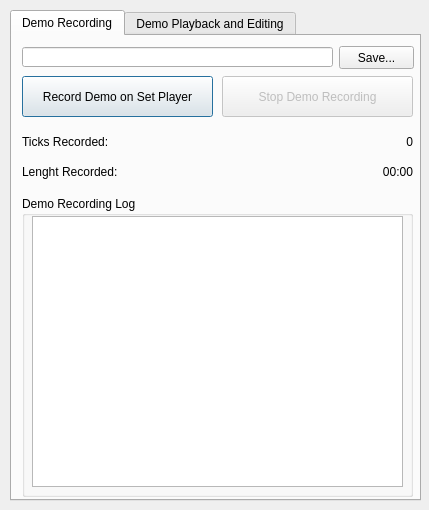
<?xml version="1.0" encoding="UTF-8"?>
<ui version="4.0">
 <class>Demo</class>
 <widget class="QWidget" name="Demo">
  <property name="geometry">
   <rect>
    <x>0</x>
    <y>0</y>
    <width>429</width>
    <height>510</height>
   </rect>
  </property>
  <property name="windowTitle">
   <string>[LoEWCT] Demo Manager</string>
  </property>
  <widget class="QTabWidget" name="tabWidget">
   <property name="geometry">
    <rect>
     <x>10</x>
     <y>10</y>
     <width>411</width>
     <height>491</height>
    </rect>
   </property>
   <property name="currentIndex">
    <number>0</number>
   </property>
   <widget class="QWidget" name="tabRec">
    <attribute name="title">
     <string>Demo Recording</string>
    </attribute>
    <widget class="QLineEdit" name="txtDemoSavePath">
     <property name="geometry">
      <rect>
       <x>10</x>
       <y>11</y>
       <width>311</width>
       <height>20</height>
      </rect>
     </property>
    </widget>
    <widget class="QPushButton" name="btnSaveRec">
     <property name="geometry">
      <rect>
       <x>327</x>
       <y>10</y>
       <width>75</width>
       <height>23</height>
      </rect>
     </property>
     <property name="text">
      <string>Save...</string>
     </property>
    </widget>
    <widget class="QPushButton" name="btnRecord">
     <property name="geometry">
      <rect>
       <x>10</x>
       <y>40</y>
       <width>191</width>
       <height>41</height>
      </rect>
     </property>
     <property name="text">
      <string>Record Demo on Set Player</string>
     </property>
     <property name="default">
      <bool>true</bool>
     </property>
    </widget>
    <widget class="QPushButton" name="btnPauseRec">
     <property name="enabled">
      <bool>false</bool>
     </property>
     <property name="geometry">
      <rect>
       <x>210</x>
       <y>40</y>
       <width>91</width>
       <height>41</height>
      </rect>
     </property>
     <property name="text">
      <string>Pause</string>
     </property>
     <property name="flat">
      <bool>true</bool>
     </property>
    </widget>
    <widget class="QPushButton" name="btnStopRec">
     <property name="enabled">
      <bool>false</bool>
     </property>
     <property name="geometry">
      <rect>
       <x>210</x>
       <y>40</y>
       <width>191</width>
       <height>41</height>
      </rect>
     </property>
     <property name="text">
      <string>Stop Demo Recording</string>
     </property>
    </widget>
    <widget class="QGroupBox" name="groupBox">
     <property name="geometry">
      <rect>
       <x>10</x>
       <y>160</y>
       <width>391</width>
       <height>301</height>
      </rect>
     </property>
     <property name="title">
      <string>Demo Recording Log</string>
     </property>
     <widget class="QPlainTextEdit" name="logDemRec">
      <property name="geometry">
       <rect>
        <x>10</x>
        <y>20</y>
        <width>371</width>
        <height>271</height>
       </rect>
      </property>
     </widget>
    </widget>
    <widget class="QWidget" name="layoutWidget">
     <property name="geometry">
      <rect>
       <x>10</x>
       <y>120</y>
       <width>391</width>
       <height>31</height>
      </rect>
     </property>
     <layout class="QHBoxLayout" name="horizontalLayout_2">
      <item>
       <widget class="QLabel" name="label_3">
        <property name="text">
         <string>Lenght Recorded:</string>
        </property>
       </widget>
      </item>
      <item>
       <widget class="QLabel" name="lblTimeRecorded">
        <property name="text">
         <string>00:00</string>
        </property>
        <property name="alignment">
         <set>Qt::AlignRight|Qt::AlignTrailing|Qt::AlignVCenter</set>
        </property>
       </widget>
      </item>
     </layout>
    </widget>
    <widget class="QWidget" name="">
     <property name="geometry">
      <rect>
       <x>10</x>
       <y>90</y>
       <width>391</width>
       <height>31</height>
      </rect>
     </property>
     <layout class="QHBoxLayout" name="horizontalLayout">
      <item>
       <widget class="QLabel" name="label">
        <property name="text">
         <string>Ticks Recorded:</string>
        </property>
       </widget>
      </item>
      <item>
       <widget class="QLabel" name="lblTicksRecorded">
        <property name="text">
         <string>0</string>
        </property>
        <property name="alignment">
         <set>Qt::AlignRight|Qt::AlignTrailing|Qt::AlignVCenter</set>
        </property>
       </widget>
      </item>
     </layout>
    </widget>
   </widget>
   <widget class="QWidget" name="tabPlay">
    <attribute name="title">
     <string>Demo Playback and Editing</string>
    </attribute>
    <widget class="QPushButton" name="btnLoadRec">
     <property name="geometry">
      <rect>
       <x>320</x>
       <y>10</y>
       <width>81</width>
       <height>23</height>
      </rect>
     </property>
     <property name="text">
      <string>Load...</string>
     </property>
    </widget>
    <widget class="QLineEdit" name="lineEdit_2">
     <property name="geometry">
      <rect>
       <x>10</x>
       <y>10</y>
       <width>301</width>
       <height>20</height>
      </rect>
     </property>
    </widget>
    <widget class="QSlider" name="horizontalSlider">
     <property name="geometry">
      <rect>
       <x>10</x>
       <y>50</y>
       <width>391</width>
       <height>22</height>
      </rect>
     </property>
     <property name="orientation">
      <enum>Qt::Horizontal</enum>
     </property>
    </widget>
    <widget class="Line" name="line">
     <property name="geometry">
      <rect>
       <x>0</x>
       <y>30</y>
       <width>411</width>
       <height>20</height>
      </rect>
     </property>
     <property name="orientation">
      <enum>Qt::Horizontal</enum>
     </property>
    </widget>
    <widget class="QLabel" name="label_2">
     <property name="geometry">
      <rect>
       <x>110</x>
       <y>80</y>
       <width>121</width>
       <height>21</height>
      </rect>
     </property>
     <property name="text">
      <string>0 / 0</string>
     </property>
    </widget>
    <widget class="QPushButton" name="pushButton">
     <property name="geometry">
      <rect>
       <x>10</x>
       <y>140</y>
       <width>41</width>
       <height>41</height>
      </rect>
     </property>
     <property name="text">
      <string>|&lt;</string>
     </property>
    </widget>
    <widget class="QLabel" name="label_4">
     <property name="geometry">
      <rect>
       <x>10</x>
       <y>80</y>
       <width>71</width>
       <height>21</height>
      </rect>
     </property>
     <property name="text">
      <string>Tick Lenght</string>
     </property>
    </widget>
    <widget class="QLabel" name="label_5">
     <property name="geometry">
      <rect>
       <x>10</x>
       <y>110</y>
       <width>71</width>
       <height>21</height>
      </rect>
     </property>
     <property name="text">
      <string>Time Lenght</string>
     </property>
    </widget>
    <widget class="QLabel" name="label_6">
     <property name="geometry">
      <rect>
       <x>110</x>
       <y>110</y>
       <width>121</width>
       <height>21</height>
      </rect>
     </property>
     <property name="text">
      <string>00:00 / 00:00</string>
     </property>
    </widget>
    <widget class="QPushButton" name="pushButton_2">
     <property name="geometry">
      <rect>
       <x>360</x>
       <y>140</y>
       <width>41</width>
       <height>41</height>
      </rect>
     </property>
     <property name="text">
      <string>&gt;|</string>
     </property>
    </widget>
    <widget class="QPushButton" name="pushButton_3">
     <property name="geometry">
      <rect>
       <x>60</x>
       <y>140</y>
       <width>41</width>
       <height>41</height>
      </rect>
     </property>
     <property name="text">
      <string>&lt;&lt;</string>
     </property>
    </widget>
    <widget class="QPushButton" name="pushButton_4">
     <property name="geometry">
      <rect>
       <x>310</x>
       <y>140</y>
       <width>41</width>
       <height>41</height>
      </rect>
     </property>
     <property name="text">
      <string>&gt;&gt;</string>
     </property>
    </widget>
    <widget class="QPushButton" name="pushButton_5">
     <property name="geometry">
      <rect>
       <x>110</x>
       <y>140</y>
       <width>41</width>
       <height>41</height>
      </rect>
     </property>
     <property name="text">
      <string>&lt;</string>
     </property>
    </widget>
    <widget class="QPushButton" name="pushButton_6">
     <property name="geometry">
      <rect>
       <x>260</x>
       <y>140</y>
       <width>41</width>
       <height>41</height>
      </rect>
     </property>
     <property name="text">
      <string>&gt;</string>
     </property>
    </widget>
    <widget class="QPushButton" name="pushButton_7">
     <property name="geometry">
      <rect>
       <x>160</x>
       <y>140</y>
       <width>41</width>
       <height>41</height>
      </rect>
     </property>
     <property name="text">
      <string>Play</string>
     </property>
    </widget>
    <widget class="QPushButton" name="pushButton_8">
     <property name="geometry">
      <rect>
       <x>210</x>
       <y>140</y>
       <width>41</width>
       <height>41</height>
      </rect>
     </property>
     <property name="text">
      <string>Stop</string>
     </property>
    </widget>
    <widget class="Line" name="line_2">
     <property name="geometry">
      <rect>
       <x>0</x>
       <y>180</y>
       <width>411</width>
       <height>20</height>
      </rect>
     </property>
     <property name="orientation">
      <enum>Qt::Horizontal</enum>
     </property>
    </widget>
    <widget class="QGroupBox" name="groupBox_2">
     <property name="geometry">
      <rect>
       <x>10</x>
       <y>190</y>
       <width>391</width>
       <height>271</height>
      </rect>
     </property>
     <property name="title">
      <string>Demo Editing</string>
     </property>
     <property name="alignment">
      <set>Qt::AlignCenter</set>
     </property>
     <widget class="QLabel" name="label_7">
      <property name="geometry">
       <rect>
        <x>10</x>
        <y>20</y>
        <width>61</width>
        <height>21</height>
       </rect>
      </property>
      <property name="text">
       <string>PonyData:</string>
      </property>
     </widget>
     <widget class="QLineEdit" name="lineEdit_3">
      <property name="geometry">
       <rect>
        <x>70</x>
        <y>20</y>
        <width>251</width>
        <height>20</height>
       </rect>
      </property>
      <property name="placeholderText">
       <string/>
      </property>
     </widget>
     <widget class="QPushButton" name="pushButton_9">
      <property name="geometry">
       <rect>
        <x>328</x>
        <y>19</y>
        <width>51</width>
        <height>23</height>
       </rect>
      </property>
      <property name="text">
       <string>Set</string>
      </property>
     </widget>
     <widget class="QLabel" name="label_8">
      <property name="geometry">
       <rect>
        <x>10</x>
        <y>51</y>
        <width>61</width>
        <height>21</height>
       </rect>
      </property>
      <property name="text">
       <string>Animation:</string>
      </property>
     </widget>
     <widget class="QPushButton" name="pushButton_10">
      <property name="geometry">
       <rect>
        <x>328</x>
        <y>50</y>
        <width>51</width>
        <height>23</height>
       </rect>
      </property>
      <property name="text">
       <string>Set</string>
      </property>
     </widget>
     <widget class="QComboBox" name="comboBox">
      <property name="geometry">
       <rect>
        <x>70</x>
        <y>50</y>
        <width>251</width>
        <height>22</height>
       </rect>
      </property>
      <item>
       <property name="text">
        <string>air</string>
       </property>
      </item>
      <item>
       <property name="text">
        <string>ground</string>
       </property>
      </item>
      <item>
       <property name="text">
        <string>stand</string>
       </property>
      </item>
      <item>
       <property name="text">
        <string>sit</string>
       </property>
      </item>
      <item>
       <property name="text">
        <string>facehoof</string>
       </property>
      </item>
      <item>
       <property name="text">
        <string>excited</string>
       </property>
      </item>
      <item>
       <property name="text">
        <string>GroundPount</string>
       </property>
      </item>
      <item>
       <property name="text">
        <string>swim</string>
       </property>
      </item>
      <item>
       <property name="text">
        <string>dance</string>
       </property>
      </item>
      <item>
       <property name="text">
        <string>lay</string>
       </property>
      </item>
      <item>
       <property name="text">
        <string>applause</string>
       </property>
      </item>
      <item>
       <property name="text">
        <string>wave</string>
       </property>
      </item>
      <item>
       <property name="text">
        <string>BattleReady</string>
       </property>
      </item>
      <item>
       <property name="text">
        <string>JeeringShout</string>
       </property>
      </item>
      <item>
       <property name="text">
        <string>RoughTerrain</string>
       </property>
      </item>
      <item>
       <property name="text">
        <string>SeismicBuck</string>
       </property>
      </item>
      <item>
       <property name="text">
        <string>DualCyclone</string>
       </property>
      </item>
      <item>
       <property name="text">
        <string>RainbowFields</string>
       </property>
      </item>
      <item>
       <property name="text">
        <string>Gale</string>
       </property>
      </item>
     </widget>
     <widget class="Line" name="line_3">
      <property name="geometry">
       <rect>
        <x>0</x>
        <y>80</y>
        <width>391</width>
        <height>16</height>
       </rect>
      </property>
      <property name="orientation">
       <enum>Qt::Horizontal</enum>
      </property>
     </widget>
     <widget class="QLineEdit" name="lineEdit_4">
      <property name="geometry">
       <rect>
        <x>10</x>
        <y>110</y>
        <width>91</width>
        <height>20</height>
       </rect>
      </property>
      <property name="placeholderText">
       <string>x</string>
      </property>
     </widget>
     <widget class="QLabel" name="label_9">
      <property name="geometry">
       <rect>
        <x>10</x>
        <y>90</y>
        <width>371</width>
        <height>20</height>
       </rect>
      </property>
      <property name="text">
       <string>Position on Selected Tick</string>
      </property>
      <property name="alignment">
       <set>Qt::AlignCenter</set>
      </property>
     </widget>
     <widget class="QLineEdit" name="lineEdit_5">
      <property name="geometry">
       <rect>
        <x>120</x>
        <y>110</y>
        <width>91</width>
        <height>20</height>
       </rect>
      </property>
      <property name="placeholderText">
       <string>y</string>
      </property>
     </widget>
     <widget class="QLineEdit" name="lineEdit_6">
      <property name="geometry">
       <rect>
        <x>230</x>
        <y>110</y>
        <width>91</width>
        <height>20</height>
       </rect>
      </property>
      <property name="placeholderText">
       <string>z</string>
      </property>
     </widget>
     <widget class="QLabel" name="label_10">
      <property name="geometry">
       <rect>
        <x>10</x>
        <y>140</y>
        <width>371</width>
        <height>20</height>
       </rect>
      </property>
      <property name="text">
       <string>Rotation on Selected Tick</string>
      </property>
      <property name="alignment">
       <set>Qt::AlignCenter</set>
      </property>
     </widget>
     <widget class="QLineEdit" name="lineEdit_7">
      <property name="geometry">
       <rect>
        <x>90</x>
        <y>160</y>
        <width>61</width>
        <height>20</height>
       </rect>
      </property>
      <property name="placeholderText">
       <string>y</string>
      </property>
     </widget>
     <widget class="QLineEdit" name="lineEdit_8">
      <property name="geometry">
       <rect>
        <x>10</x>
        <y>160</y>
        <width>61</width>
        <height>20</height>
       </rect>
      </property>
      <property name="placeholderText">
       <string>x</string>
      </property>
     </widget>
     <widget class="QLineEdit" name="lineEdit_9">
      <property name="geometry">
       <rect>
        <x>170</x>
        <y>160</y>
        <width>61</width>
        <height>20</height>
       </rect>
      </property>
      <property name="placeholderText">
       <string>z</string>
      </property>
     </widget>
     <widget class="QLineEdit" name="lineEdit_10">
      <property name="geometry">
       <rect>
        <x>250</x>
        <y>160</y>
        <width>71</width>
        <height>20</height>
       </rect>
      </property>
      <property name="placeholderText">
       <string>w</string>
      </property>
     </widget>
     <widget class="QPushButton" name="pushButton_11">
      <property name="geometry">
       <rect>
        <x>330</x>
        <y>110</y>
        <width>51</width>
        <height>23</height>
       </rect>
      </property>
      <property name="text">
       <string>Set</string>
      </property>
     </widget>
     <widget class="QPushButton" name="pushButton_12">
      <property name="geometry">
       <rect>
        <x>330</x>
        <y>160</y>
        <width>51</width>
        <height>23</height>
       </rect>
      </property>
      <property name="text">
       <string>Set</string>
      </property>
     </widget>
     <widget class="Line" name="line_4">
      <property name="geometry">
       <rect>
        <x>0</x>
        <y>190</y>
        <width>391</width>
        <height>16</height>
       </rect>
      </property>
      <property name="orientation">
       <enum>Qt::Horizontal</enum>
      </property>
     </widget>
     <widget class="QPushButton" name="pushButton_13">
      <property name="enabled">
       <bool>false</bool>
      </property>
      <property name="geometry">
       <rect>
        <x>10</x>
        <y>210</y>
        <width>371</width>
        <height>31</height>
       </rect>
      </property>
      <property name="text">
       <string>PoneNgine LoEU Demo Spline Editor (Cooming Soon!)</string>
      </property>
     </widget>
    </widget>
    <widget class="QLineEdit" name="lineEdit">
     <property name="geometry">
      <rect>
       <x>240</x>
       <y>80</y>
       <width>91</width>
       <height>20</height>
      </rect>
     </property>
     <property name="placeholderText">
      <string>Goto Tick</string>
     </property>
    </widget>
    <widget class="QPushButton" name="pushButton_14">
     <property name="geometry">
      <rect>
       <x>340</x>
       <y>80</y>
       <width>61</width>
       <height>23</height>
      </rect>
     </property>
     <property name="text">
      <string>Go</string>
     </property>
    </widget>
    <widget class="QPushButton" name="pushButton_15">
     <property name="geometry">
      <rect>
       <x>340</x>
       <y>110</y>
       <width>61</width>
       <height>23</height>
      </rect>
     </property>
     <property name="text">
      <string>Go</string>
     </property>
    </widget>
    <widget class="QLineEdit" name="lineEdit_11">
     <property name="geometry">
      <rect>
       <x>240</x>
       <y>110</y>
       <width>91</width>
       <height>20</height>
      </rect>
     </property>
     <property name="placeholderText">
      <string>Goto Time</string>
     </property>
    </widget>
   </widget>
  </widget>
 </widget>
 <resources/>
 <connections/>
</ui>
